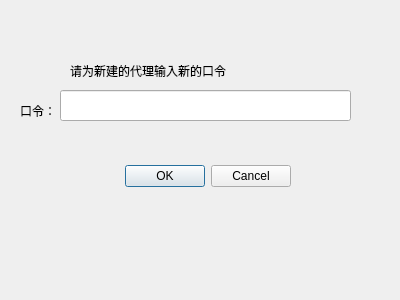
<?xml version="1.0" encoding="UTF-8"?>
<ui version="4.0">
 <class>NewProxyPasswd</class>
 <widget class="QDialog" name="NewProxyPasswd">
  <property name="geometry">
   <rect>
    <x>0</x>
    <y>0</y>
    <width>400</width>
    <height>300</height>
   </rect>
  </property>
  <property name="windowTitle">
   <string>Dialog</string>
  </property>
  <widget class="QDialogButtonBox" name="buttonBox">
   <property name="geometry">
    <rect>
     <x>-50</x>
     <y>160</y>
     <width>341</width>
     <height>32</height>
    </rect>
   </property>
   <property name="orientation">
    <enum>Qt::Horizontal</enum>
   </property>
   <property name="standardButtons">
    <set>QDialogButtonBox::Cancel|QDialogButtonBox::Ok</set>
   </property>
  </widget>
  <widget class="QLabel" name="lable_newproxypasswd">
   <property name="geometry">
    <rect>
     <x>70</x>
     <y>60</y>
     <width>301</width>
     <height>21</height>
    </rect>
   </property>
   <property name="text">
    <string>请为新建的代理输入新的口令</string>
   </property>
  </widget>
  <widget class="QLabel" name="label_password">
   <property name="geometry">
    <rect>
     <x>20</x>
     <y>100</y>
     <width>41</width>
     <height>21</height>
    </rect>
   </property>
   <property name="text">
    <string>口令：</string>
   </property>
  </widget>
  <widget class="QLineEdit" name="input_newproxypasswd">
   <property name="geometry">
    <rect>
     <x>60</x>
     <y>90</y>
     <width>291</width>
     <height>31</height>
    </rect>
   </property>
  </widget>
 </widget>
 <resources/>
 <connections>
  <connection>
   <sender>buttonBox</sender>
   <signal>accepted()</signal>
   <receiver>NewProxyPasswd</receiver>
   <slot>accept()</slot>
   <hints>
    <hint type="sourcelabel">
     <x>248</x>
     <y>254</y>
    </hint>
    <hint type="destinationlabel">
     <x>157</x>
     <y>274</y>
    </hint>
   </hints>
  </connection>
  <connection>
   <sender>buttonBox</sender>
   <signal>rejected()</signal>
   <receiver>NewProxyPasswd</receiver>
   <slot>reject()</slot>
   <hints>
    <hint type="sourcelabel">
     <x>316</x>
     <y>260</y>
    </hint>
    <hint type="destinationlabel">
     <x>286</x>
     <y>274</y>
    </hint>
   </hints>
  </connection>
 </connections>
</ui>
